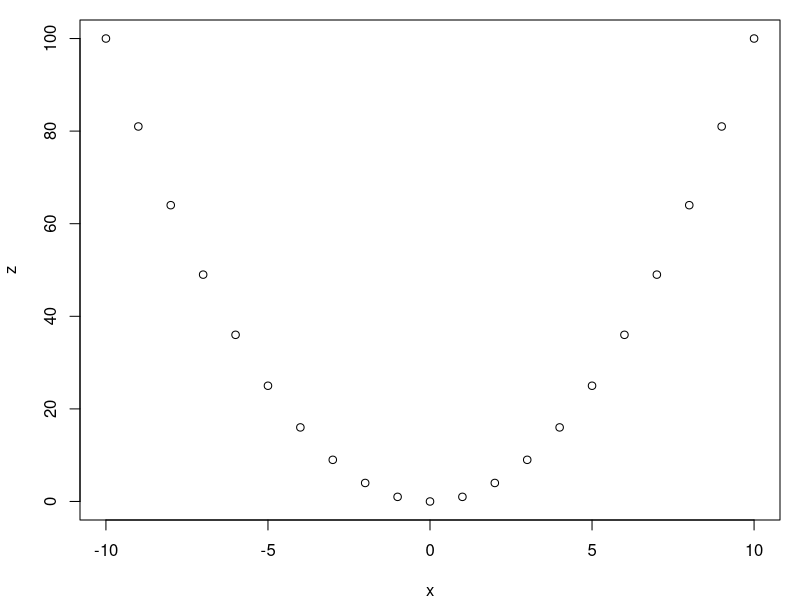
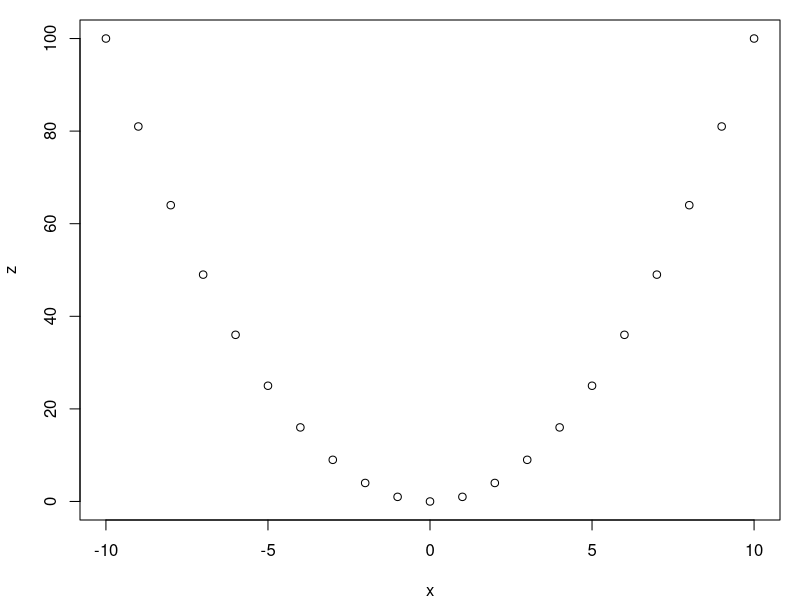
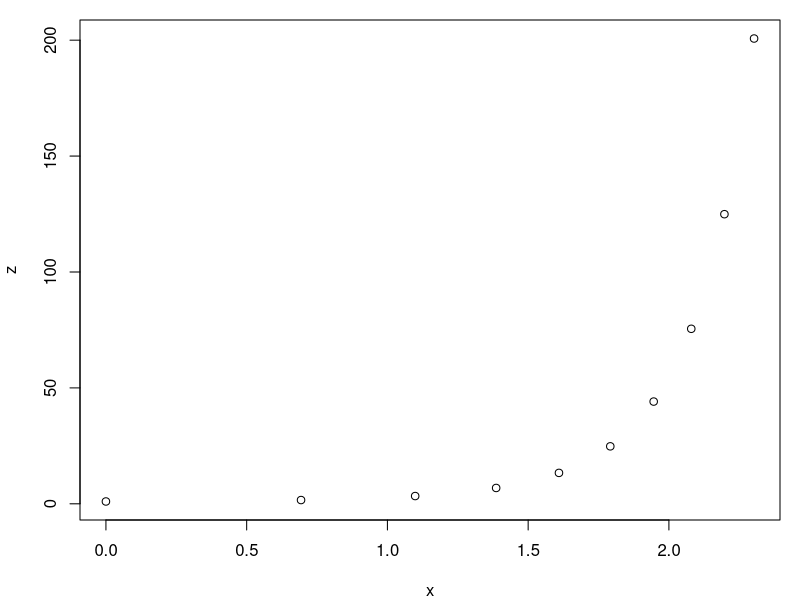
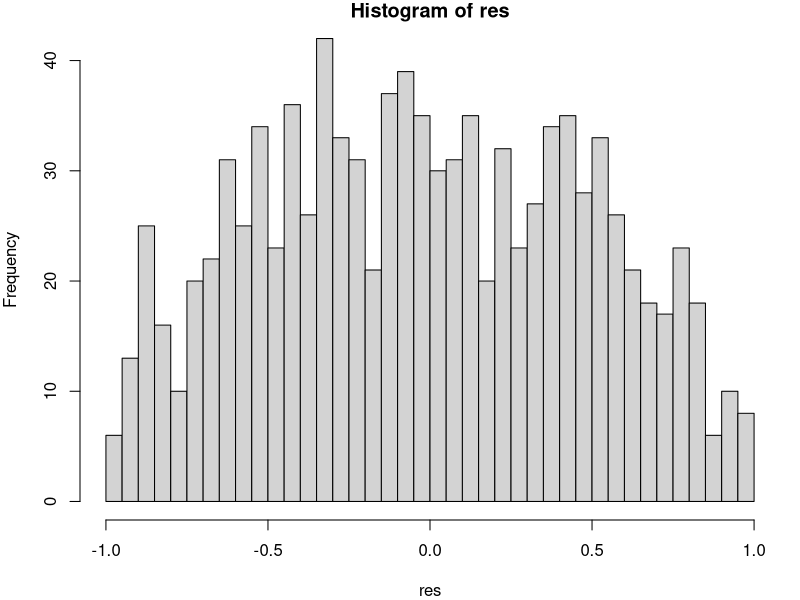
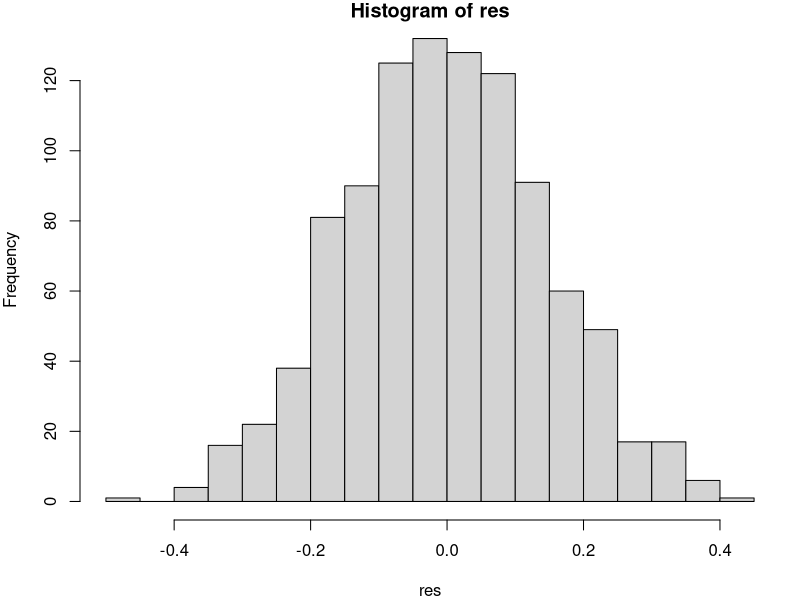
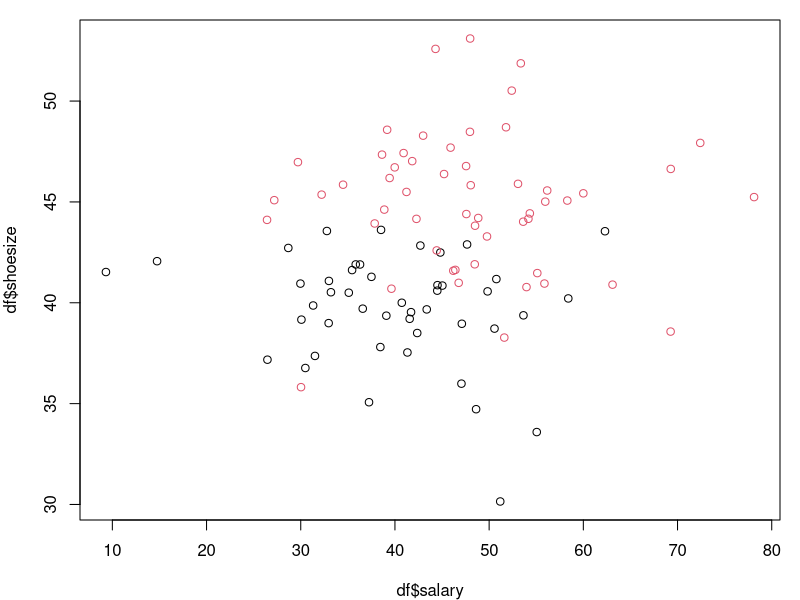
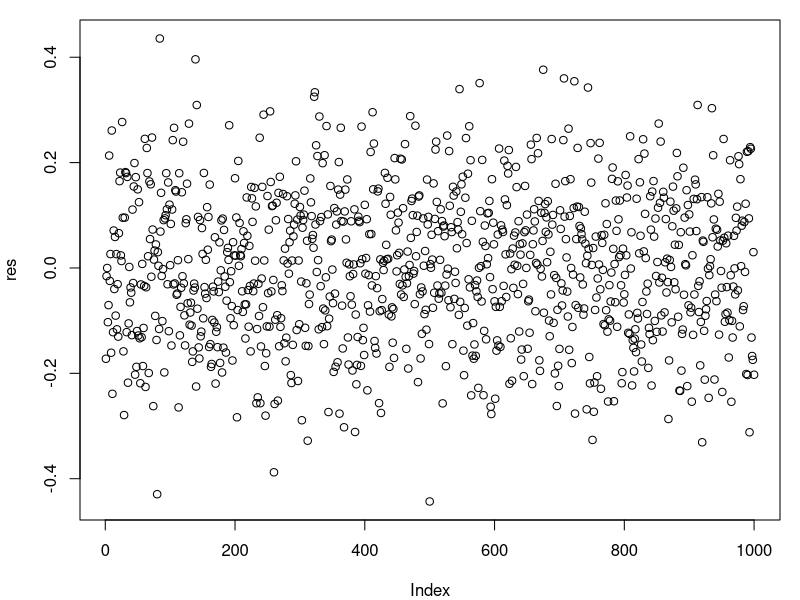

These figures' R source, in order:
# Übungsblatt 4 / Uebungsblatt 4

#Aufgabe1
#a
x <- c(-10:10)                # Erstellt einen Vektor x mit Werten von -10 bis 10
z <- x^2                      # Quadriert jeden Wert in x, um z zu erzeugen
par(mar= c(4,4,1,1))          # Setzt die Ränder für den Plot
plot(x, z)                    # Erstellt einen Plot von x gegen z

cor(x,z)                      # Berechnet die Pearson-Korrelation zwischen x und z
cor(x,z, method="spearman")   # Berechnet die Spearman-Korrelation zwischen x und z


#b
x <- c(-10:10)                # Erstellt einen Vektor x mit Werten von -10 bis 10
z <- x^2                      # Quadriert jeden Wert in x, um z zu erzeugen
par(mar= c(4,4,1,1))          # Setzt die Ränder für den Plot
plot(x, z)                    # Erstellt einen Plot von x gegen z

cor(x,z)                      # Berechnet die Pearson-Korrelation zwischen x und z
cor(x,z, method="spearman")   # Berechnet die Spearman-Korrelation zwischen x und z


#normale methode besser, da sie genauer ist

#c
x <- log(c(1:10))             # Wendet den Logarithmus auf die Werte 1 bis 10 an
z <- exp(x^2)                 # Berechnet z als die Exponentialfunktion von x^2
par(mar= c(4,4,1,1))          # Setzt die Ränder für den Plot
plot(x,z)                     # Plottet x gegen z

cor(x,z)                      # Berechnet die Pearson-Korrelation zwischen x und z
cor(x,z, method = "spearman") # Berechnet die Spearman-Korrelation zwischen x und z

#d
res = rep(NA, 1000)           # Initialisiert ein Ergebnisarray mit NA-Werten
for (i in 1:length(res)) {
  x <- rnorm(5)               # Generiert 5 normalverteilte Zufallszahlen für x
  y <- rnorm(5)               # Generiert 5 normalverteilte Zufallszahlen für y
  res[i] = cor(x,y)           # Berechnet die Korrelation zwischen x und y und speichert das Ergebnis
}
max(res)                      # Gibt den maximalen Korrelationswert aus
hist(res,30)                  # Erstellt ein Histogramm der Korrelationswerte mit 30 Bins


#e
res = rep(NA, 1000)           # Initialisiert ein Ergebnisarray mit NA-Werten
for (i in 1:length(res)) {
  x <- rnorm(50)              # Generiert 50 normalverteilte Zufallszahlen für x
  y <- rnorm(50)              # Generiert 50 normalverteilte Zufallszahlen für y
  res[i] = cor(x,y)           # Berechnet die Korrelation zwischen x und y und speichert das Ergebnis
}
max(res)                      # Gibt den maximalen Korrelationswert aus
hist(res,30)                  # Erstellt ein Histogramm der Korrelationswerte mit 30 Bins

#schlechtere korrelation weil weniger daten und dadurch größere abstände

#Aufgabe2
#a

get_data = function(n = 100){                # Diese Zeile definiert eine Funktion namens get_data, die einen optionalen Parameter n hat, der standardmäßig auf 100 gesetzt ist. n repräsentiert die Anzahl der Datenpunkte, die generiert werden sollen.
  gender = sample(c('F', 'M'), n, replace = TRUE) #Hier wird ein Vektor gender erstellt, der n Elemente enthält. Jedes Element ist entweder ‘F’ (für weiblich) oder ‘M’ (für männlich), zufällig ausgewählt.
  shoesize = rnorm(n, 45, 3)                 # Ein Vektor shoesize wird erstellt, der n normalverteilte Zufallszahlen enthält. Der Mittelwert dieser Verteilung ist 45 und die Standardabweichung ist 3.
  n_f = sum(gender == 'F')                   # Die Schuhgröße für Frauen wird neu generiert. n_f ist die Anzahl der Frauen in den Daten.
  shoesize[gender == 'F'] = rnorm(n_f, 40,3) #  Für diese Frauen wird die Schuhgröße als normalverteilte Zufallszahl mit einem Mittelwert von 40 und einer Standardabweichung von 3 generiert.
  
  salary = rnorm(n,50,10)                    # Das Gehalt ist normalverteilt, mit einem Mittelwert von 50 und einer Standardabweichung von 10 für alle,
  salary[gender == 'F'] = rnorm(n_f, 40,10)  # und einem Mittelwert von 40 und einer Standardabweichung von 10 für Frauen.
  return ( 
    data.frame(salary=salary, shoesize=shoesize, gender = as.factor(gender))
  )                                          # Die Funktion gibt einen Datenrahmen zurück, der die Gehälter, Schuhgrößen und das Geschlecht aller Individuen enthält.
}
df = get_data()                              # Hier wird die Funktion get_data aufgerufen und das Ergebnis in df gespeichert.
plot(df$salary, df$shoesize, col=df$gender)  # Schließlich wird ein Streudiagramm erstellt, das die Schuhgröße gegen das Gehalt aufträgt. Die Punkte sind nach Geschlecht gefärbt.

#b
res = rep(NA, 10)
for (i in 1:length(res)) {                   # Dies ist eine Schleife, die zehnmal durchläuft (da res zehn Elemente hat). 
  df = get_data()                            # In jedem Durchlauf der Schleife wird ein neuer Datensatz mit der Funktion get_data() generiert und die Korrelation zwischen salary und shoesize berechnet. 
  res[i] = cor(df$salary, df$shoesize)       # Diese Korrelation wird dann im i-ten Element von res gespeichert.     
}
round(res,2) # rundet die korrelationen auf 2 dezimalstellen

# Korrelation ist näher an der null als an der eins

#c
res = rep(NA, 1000)                          # Initialisiert ein Array `res` für 1000 Korrelationen.
for (i in 1:length(res)) {
  df = get_data()                            # Generiert in jedem Durchlauf neue Daten.
  res[i] = cor(df$salary[df$gender == 'F'], df$shoesize[df$gender == 'F']) # Berechnet die Korrelation zwischen `salary` und `shoesize` für Frauen.
}
plot(res)                                    # Erstellt ein Plot der Korrelationswerte.
round(res, 2) # Rundet die Korrelationswerte auf zwei Dezimalstellen.


# sehr nah an der Null, diesmal auch im minusbereich

